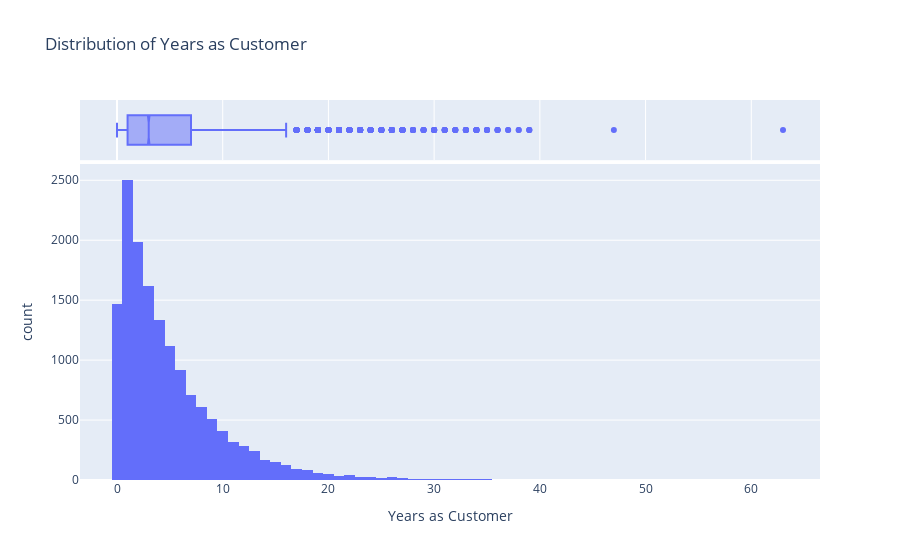

Notebook code for this chart:
### Code cell
fig = px.histogram(df, 
                   x="years_as_customer", 
                   marginal="box", 
                   title='Distribution of Years as Customer',
                   labels={"years_as_customer": "Years as Customer"})

fig.show()

### Figure 1 — Plotly figure (JSON) as saved in the notebook; plotly's stock layout.template omitted (floating-point values rounded to 4 significant figures; data arrays with more than 128 entries replaced by an {"elided": "..."} marker saying what was removed)
{"data": [{"bingroup": "x", "hovertemplate": "Years as Customer=%{x}<br>count=%{y}<extra></extra>", "legendgroup": "", "marker": {"color": "#636efa", "pattern": {"shape": ""}}, "name": "", "orientation": "v", "showlegend": false, "type": "histogram", "x": {"elided": "15000 int values"}, "xaxis": "x", "yaxis": "y"}, {"hovertemplate": "Years as Customer=%{x}<extra></extra>", "legendgroup": "", "marker": {"color": "#636efa"}, "name": "", "notched": true, "showlegend": false, "type": "box", "x": {"elided": "15000 int values"}, "xaxis": "x2", "yaxis": "y2"}], "layout": {"autosize": true, "barmode": "relative", "legend": {"tracegroupgap": 0}, "title": {"text": "Distribution of Years as Customer"}, "xaxis": {"anchor": "y", "autorange": true, "domain": [0, 1], "range": [-3.5, 66.5], "title": {"text": "Years as Customer"}, "type": "linear"}, "xaxis2": {"anchor": "y2", "autorange": true, "domain": [0, 1], "matches": "x", "range": [-3.5, 66.5], "showgrid": true, "showticklabels": false, "type": "linear"}, "yaxis": {"anchor": "x", "autorange": true, "domain": [0, 0.8316], "range": [0, 2636.0], "title": {"text": "count"}}, "yaxis2": {"anchor": "x2", "autorange": true, "domain": [0.8416, 1], "matches": "y2", "range": [-0.5, 0.5], "showgrid": false, "showline": false, "showticklabels": false, "ticks": "", "type": "category"}}}
